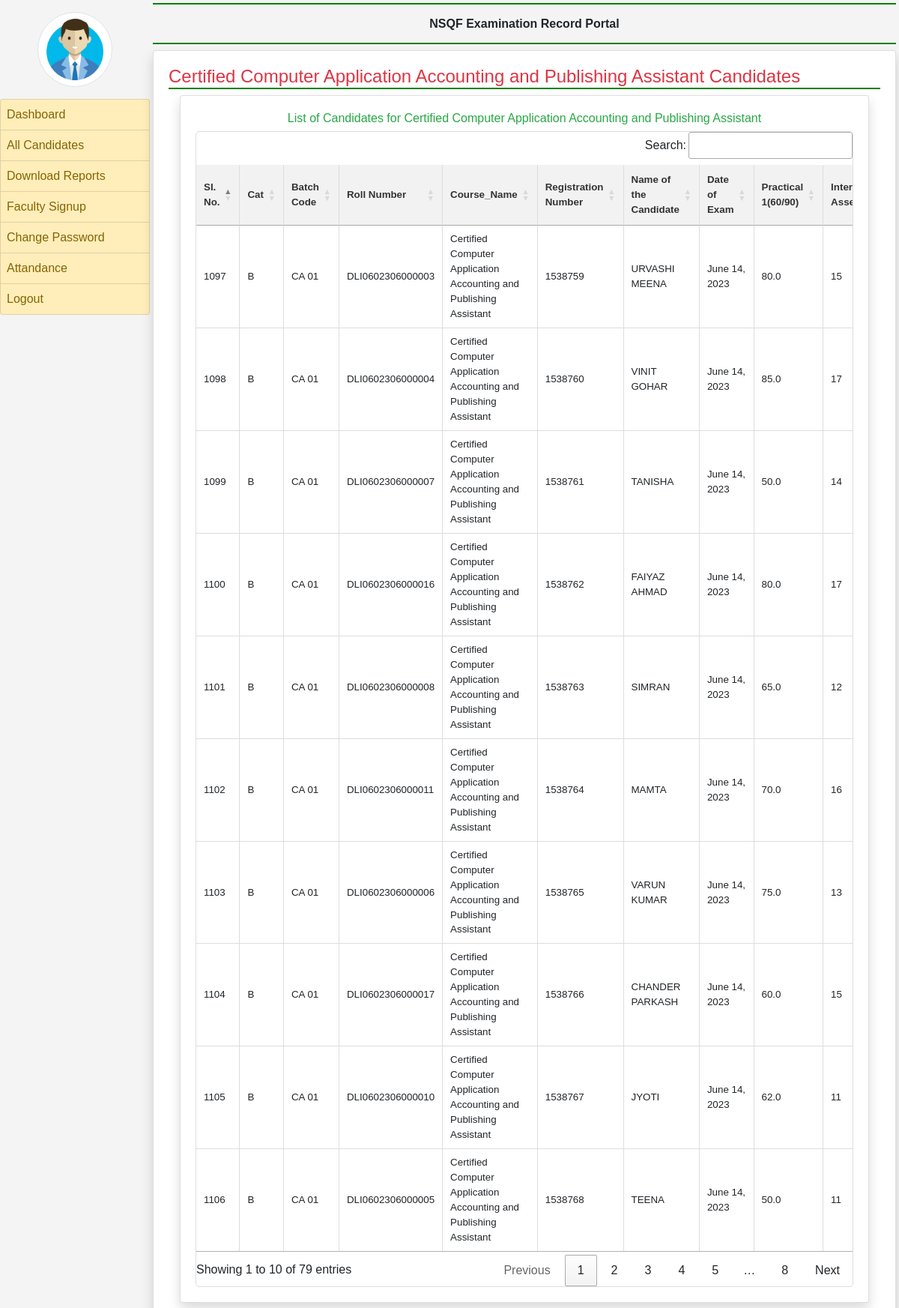
The page /admin-view-course/Certified Computer Application Accounting and Publishing Assistant/ on the database its author committed.
### employee/models.py (models this page shows, shortened)
class TP(models.Model):
    Cat=models.CharField(max_length=100,default="X")
    Batch_Code = models.CharField(max_length=100,default='NA')
    Roll_No = models.CharField(max_length=100,default='NA')
    Course_Name = models.CharField(max_length=100,default='certified computer application accounting and publishing',null=True)
    Registration_number = models.IntegerField(null=True)
    Name_of_the_Candidate = models.CharField(max_length=100,default='NA')
    Mother_Name = models.CharField(max_length=100,default='NA')
    Father_Name = models.CharField(max_length=100,default='NA')
    DOB = models.DateField(null=True)
    Name_of_the_training_Partner = models.CharField(max_length=200,default='NA')
    Code_of_the_training_Partner = models.CharField(max_length=200,default='NA')
    Practical1 = models.CharField(max_length=100,default='NA')
    Practical2 = models.CharField(max_length=100,default='NA')
    IS1 = models.CharField(max_length= 100, null= True )
    IS2 = models.CharField(max_length= 100, null = True)
    Internal_Assessment = models.IntegerField(null=True)
    Project = models.CharField(max_length=100,default='NA')
    Major_Project = models.CharField(max_length=100, default='NA')
    Major_Project2 = models.CharField(max_length=100, default='NA')
    Typing_Speed=models.CharField(max_length=100, default='NA')
    Theory1=models.CharField(max_length=100, default='NA')
    Theory2=models.CharField(max_length=100, default='NA')
    Center_code = models.CharField(max_length=100,  default='NA')
    Total = models.DecimalField(max_digits=10, decimal_places=2, default=Decimal('0.00'))
    Email_office = models.EmailField(null=True)
    Date_of_Exam = models.DateField(null=True)

### employee/views.py (the view)
# urls.py: path('admin-view-course/<str:course_name>/', view_course, name='admin_view_course'),
def view_course(request, course_name):
    candidates = TP.objects.filter(Course_Name__icontains=course_name)
    context = {
        'course_name': course_name,
        'candidates': candidates
    }
    return render(request, 'course_detail.html', context)

### employee/templates/course_detail.html (shortened to what this page needs)
{% extends 'admin_base.html' %}
{% block main %}
<h4 class="py-auto text-danger" style="border-bottom: 2px solid green;">{{ course_name }} Candidates</h4>
<div class="container">
    <div class="row text-center">
        <div class="col-sm-12">
            <div class="card shadow">
                <div class="card-body">
                    <h6 class="text-success">List of Candidates for {{ course_name }}</h6>
                    <div class="table-container">
                        <table id="second_example" style="font-size: smaller; width: 100%;">
                            <thead>
                                <tr>
                                    <th style="width:3%;">SI. No.</th>
                                    <th style="width:2%;">Cat</th>
                                    <th style="width:4%;">Batch Code</th>
                                    <th style="width:10%;">Roll Number</th>
                                    <th style="width:10%;">Course_Name</th>
                                    <th style="width:5%;">Registration Number</th>
                                    <th style="width:8%;">Name of the Candidate</th>
                                    <th style="width:5%;">Date of Exam</th>
                                    <th>Practical 1(60/90)</th>
                                    <th>Internal Assessment(20/30)</th>
                                </tr>
                            </thead>
                            <tbody>
                                {% for item in candidates %}
                                <tr>
                                    <td>{{ item.id }}</td>
                                    <td>{{ item.Cat }}</td>
                                    <td>{{ item.Batch_Code }}</td>
                                    <td>{{ item.Roll_No }}</td>
                                    <td>{{ item.Course_Name }}</td>
                                    <td>{{ item.Registration_number }}</td>
                                    <td>{{ item.Name_of_the_Candidate }}</td>
                                    <td>{{ item.Date_of_Exam }}</td>
                                    <td>{{ item.Practical1 }}</td>
                                    <td>{{ item.Internal_Assessment }}</td>
                                </tr>
                                {% endfor %}
                            </tbody>
                        </table>
                    </div>
                </div>
            </div>
        </div>
    </div>
</div>
{% endblock %}

### employee/templates/course_detail.html (style rules this page uses)
body { font-family: Arial, sans-serif; background-color: #f4f4f4; margin: 0; padding: 0; }
.table-container { overflow-x: auto; overflow-y: auto; border: 1px solid #ddd; border-radius: 5px; }
table { width: 100%; border-collapse: collapse; margin-top: 20px; table-layout: auto; }
th, td { padding: 10px; text-align: left; border-bottom: 1px solid #ddd; border-right: 1px solid #ddd; word-wrap: break-word; }
th { background-color: #f2f2f2; color: #333; }
tr:last-child td { border-bottom: none; }
tr:nth-child(even) { background-color: #f9f9f9; }

### rows shown on the page
TP: id "1097", Cat "B", Batch_Code "CA 01", Roll_No "DLI0602306000003", Course_Name "Certified Computer Application Accounting and Publishing Assistant", Registration_number "1538759", Name_of_the_Candidate "URVASHI MEENA", Date_of_Exam "June 14, 2023", Practical1 "80.0", Internal_Assessment "15"
TP: id "1098", Cat "B", Batch_Code "CA 01", Roll_No "DLI0602306000004", Course_Name "Certified Computer Application Accounting and Publishing Assistant", Registration_number "1538760", Name_of_the_Candidate "VINIT GOHAR", Date_of_Exam "June 14, 2023", Practical1 "85.0", Internal_Assessment "17"
TP: id "1099", Cat "B", Batch_Code "CA 01", Roll_No "DLI0602306000007", Course_Name "Certified Computer Application Accounting and Publishing Assistant", Registration_number "1538761", Name_of_the_Candidate "TANISHA", Date_of_Exam "June 14, 2023", Practical1 "50.0", Internal_Assessment "14"
TP: id "1100", Cat "B", Batch_Code "CA 01", Roll_No "DLI0602306000016", Course_Name "Certified Computer Application Accounting and Publishing Assistant", Registration_number "1538762", Name_of_the_Candidate "FAIYAZ AHMAD", Date_of_Exam "June 14, 2023", Practical1 "80.0", Internal_Assessment "17"
TP: id "1101", Cat "B", Batch_Code "CA 01", Roll_No "DLI0602306000008", Course_Name "Certified Computer Application Accounting and Publishing Assistant", Registration_number "1538763", Name_of_the_Candidate "SIMRAN", Date_of_Exam "June 14, 2023", Practical1 "65.0", Internal_Assessment "12"
TP: id "1102", Cat "B", Batch_Code "CA 01", Roll_No "DLI0602306000011", Course_Name "Certified Computer Application Accounting and Publishing Assistant", Registration_number "1538764", Name_of_the_Candidate "MAMTA", Date_of_Exam "June 14, 2023", Practical1 "70.0", Internal_Assessment "16"
TP: id "1103", Cat "B", Batch_Code "CA 01", Roll_No "DLI0602306000006", Course_Name "Certified Computer Application Accounting and Publishing Assistant", Registration_number "1538765", Name_of_the_Candidate "VARUN KUMAR", Date_of_Exam "June 14, 2023", Practical1 "75.0", Internal_Assessment "13"
TP: id "1104", Cat "B", Batch_Code "CA 01", Roll_No "DLI0602306000017", Course_Name "Certified Computer Application Accounting and Publishing Assistant", Registration_number "1538766", Name_of_the_Candidate "CHANDER PARKASH", Date_of_Exam "June 14, 2023", Practical1 "60.0", Internal_Assessment "15"
TP: id "1105", Cat "B", Batch_Code "CA 01", Roll_No "DLI0602306000010", Course_Name "Certified Computer Application Accounting and Publishing Assistant", Registration_number "1538767", Name_of_the_Candidate "JYOTI", Date_of_Exam "June 14, 2023", Practical1 "62.0", Internal_Assessment "11"
TP: id "1106", Cat "B", Batch_Code "CA 01", Roll_No "DLI0602306000005", Course_Name "Certified Computer Application Accounting and Publishing Assistant", Registration_number "1538768", Name_of_the_Candidate "TEENA", Date_of_Exam "June 14, 2023", Practical1 "50.0", Internal_Assessment "11"

### other values the page prints
{{ course_name }} "Certified Computer Application Accounting and Publishing Assistant"
